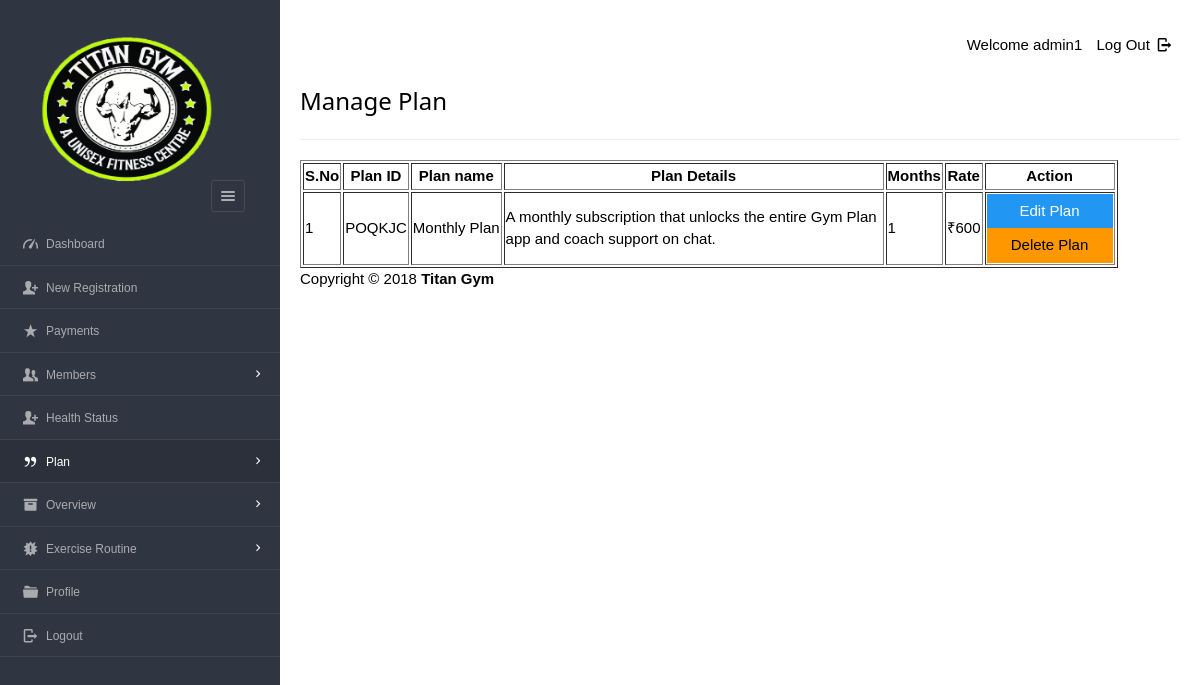
The page /Files/dashboard/admin/view_plan.php (signed in) on the database its author committed.
### tables this page shows
CREATE TABLE `plan`  (
  `pid` varchar(8) NOT NULL,
  `planName` varchar(20) NOT NULL,
  `description` varchar(200) NOT NULL,
  `validity` varchar(20) NOT NULL,
  `amount` int(10) NOT NULL,
  `active` varchar(255) NULL DEFAULT NULL,
  PRIMARY KEY (`pid`) USING BTREE,
  INDEX `pid`(`pid`) USING BTREE
);

### Files/dashboard/admin/view_plan.php (the view, shortened to what this page needs)
<?php
require '../../include/db_conn.php';
?>
<!DOCTYPE html>
<html lang="en">
<head>
    <link rel="stylesheet" href="../../css/style.css"  id="style-resource-5">
    <link rel="stylesheet" href="../../css/dashMain.css">
    <link rel="stylesheet" type="text/css" href="../../css/entypo.css">
	<link href="a1style.css" rel="stylesheet" type="text/css">
</head>
     <body class="page-body  page-fade" onload="collapseSidebar()">
    	<div class="page-container sidebar-collapsed" id="navbarcollapse">
		<div class="sidebar-menu">
			<header class="logo-env">
			<div class="logo">
				<a href="main.php">
					<img src="../../images/logo.png" alt="" width="192" height="80" />
				</a>
			</div>
					<div class="sidebar-collapse" onclick="collapseSidebar()">
				<a href="#" class="sidebar-collapse-icon with-animation">
					<i class="entypo-menu"></i>
				</a>
			</div>
			</header>
    		<?php include('nav.php'); ?>
    	</div>
    		<div class="main-content">
				<div class="row">
					<div class="col-md-6 col-sm-8 clearfix">
					</div>
					<div class="col-md-6 col-sm-4 clearfix hidden-xs">
						<ul class="list-inline links-list pull-right">
							<li>Welcome <?php echo $_SESSION['full_name']; ?>
							</li>
							<li>
								<a href="logout.php">
									Log Out <i class="entypo-logout right"></i>
								</a>
							</li>
						</ul>
					</div>
				</div>
		<h3>Manage Plan</h3>
		<hr />
		<table class="table table-bordered datatable" id="table-1" border=1>
			<thead>
				<tr>
					<th>S.No</th>
					<th>Plan ID</th>
					<th>Plan name</th>
					<th>Plan Details</th>
					<th>Months</th>
					<th>Rate</th>
					<th>Action</th>
				</tr>
			</thead>
				<tbody>
					<?php
					$query  = "select * from plan where active='yes' ORDER BY amount DESC";
					$result = mysqli_query($con, $query);
					$sno    = 1;
					if (mysqli_affected_rows($con) != 0) {
					    while ($row = mysqli_fetch_array($result, MYSQLI_ASSOC)) {
					        $msgid = $row['pid'];
					        echo "<tr><td>" . $sno . "</td>";
					        echo "<td>" . $row['pid'] . "</td>";
					        echo "<td>" . $row['planName'] . "</td>";
					        echo "<td width='380'>" . $row['description'] . "</td>";
					        echo "<td>" . $row['validity'] . "</td>";
					        echo "<td>₹" . $row['amount'] . "</td>";
					        $sno++;
					        echo '<td><a href=edit_plan.php?id="'.$row['pid'].'"><input type="button" class="a1-btn a1-blue" id="boxxe" style="width:100%" value="Edit Plan" ></a><form action="del_plan.php" method="post" onSubmit="return ConfirmDelete();"><input type="hidden" name="name" value="' . $msgid .'"/><input type="submit" id="button1" value="Delete Plan" class="a1-btn a1-orange"/></form></td></tr>';
					    }
					}
					?>
				</tbody>
		</table>
<?php include('footer.php'); ?>
    	</div>
    </body>
</html>

### Files/css/style.css (style rules this page uses)
html { font-size: 62.5%; font-family: sans-serif; }
div { display: block; }
body { font-family: "Noto Sans", sans-serif, "Helvetica Neue", Helvetica, Arial, sans-serif; font-size: 12px; line-height: 1.428571429; display: block; margin: 0; }
*, *:before, *:after { box-sizing: border-box; }
a { text-decoration: none; background: transparent; }
img { vertical-align: middle; }
img { border: 0; }
.logo img { width: 220px; height: 200px; }
input, button, select, textarea { font-family: inherit; font-size: inherit; line-height: inherit; }
button, input { line-height: normal; }
button, input, select, textarea { font-family: inherit; font-size: 100%; margin: 0; }
input { background-color: white; cursor: text; padding: 1px; border-width: 2px; border-style: inset; border-color: initial; border-image: initial; }
input, textarea, select, button { text-rendering: auto; color: initial; letter-spacing: normal; word-spacing: normal; text-transform: none; text-indent: 0px; text-shadow: none; display: inline-block; text-align: start; margin: 0em; font: 400 13.3333px Arial; }
button, html input[type="button"], input[type="reset"], input[type="submit"] { cursor: pointer; }
a { color: #373e4a; text-decoration: none; }
a { background: transparent; }
a { color: #373e4a; }
.page-container { position: relative; padding-left: 280px; }
.page-container .sidebar-menu { position: absolute; width: 280px; top: 0; left: 0; bottom: 0; background: #303641; color: #aaabae; z-index: 1; min-height: 796px; box-sizing: border-box; }
.page-container .sidebar-menu .logo-env { width: 100%; padding: 35px; padding-bottom: 10px; box-sizing: border-box; }
.page-container .sidebar-menu .logo-env:before, .page-container .sidebar-menu .logo-env:after { content: " "; display: table; }
.page-container .sidebar-menu .logo-env > div { display: block; vertical-align: middle; white-space: nowrap; float: left; }
.page-container .sidebar-menu .logo-env > div > a { display: inline-block; color: #aaabae; }
.page-container .sidebar-menu .logo-env > div.sidebar-collapse, .page-container .sidebar-menu .logo-env > div.sidebar-mobile-menu { position: relative; float: right; }
.page-container .sidebar-menu .logo-env > div.sidebar-collapse a, .page-container .sidebar-menu .logo-env > div.sidebar-mobile-menu a { display: inline-block; border: 1px solid #454a54; text-align: center; padding: 0; line-height: 1; font-size: 20px; font-weight: 300; padding: 5px 2px; background-clip: padding-box; border-radius: 3px; transition: all 200ms ease-in-out; }
.page-container .sidebar-menu .logo-env .logo img { width: 180px; height: 150px; }
.page-container .sidebar-menu .logo-env:after { clear: both; }
ul, ol { margin-top: 0; margin-bottom: 8.5px; }
ul, menu, dir { display: block; list-style-type: disc; }
li { display: list-item; }
i, cite, em, var, address, dfn { font-style: italic; }

### Files/css/entypo.css (style rules this page uses)
[class^="entypo-"]:before, [class*=" entypo-"]:before { font-family: "entypo"; font-style: normal; font-weight: normal; speak: none; display: inline-block; text-decoration: inherit; width: 1em; margin-right: .2em; text-align: center; font-variant: normal; text-transform: none; line-height: 1em; margin-left: .2em; }
.entypo-menu:before { content: '\e811'; }
.entypo-logout:before { content: '\e85d'; }

### Files/dashboard/admin/view_plan.php (style rules this page uses)
#button1 { width:126px; }

### rows shown on the page
plan: pid "POQKJC", planName "Monthly Plan", description "A monthly subscription that unlocks the entire Gym Plan app and coach support on chat.", validity "1", amount "600"

### other values the page prints
$_SESSION['full_name'] "admin1"
